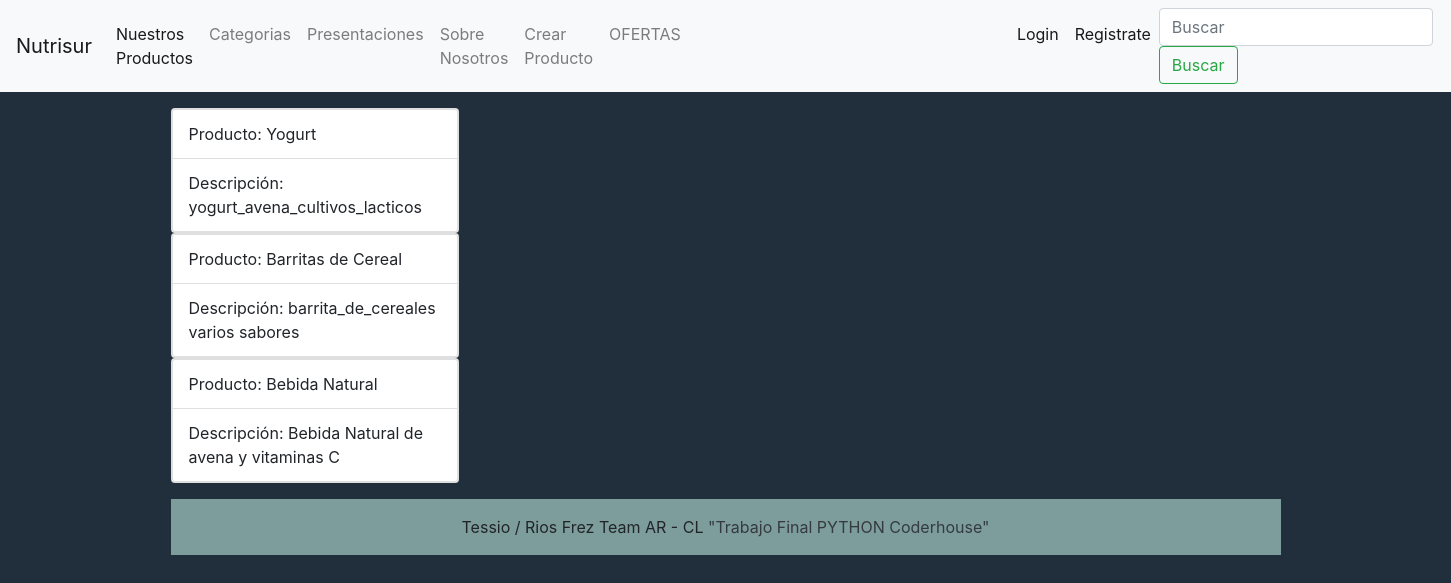
The app's page /Category/, older data.
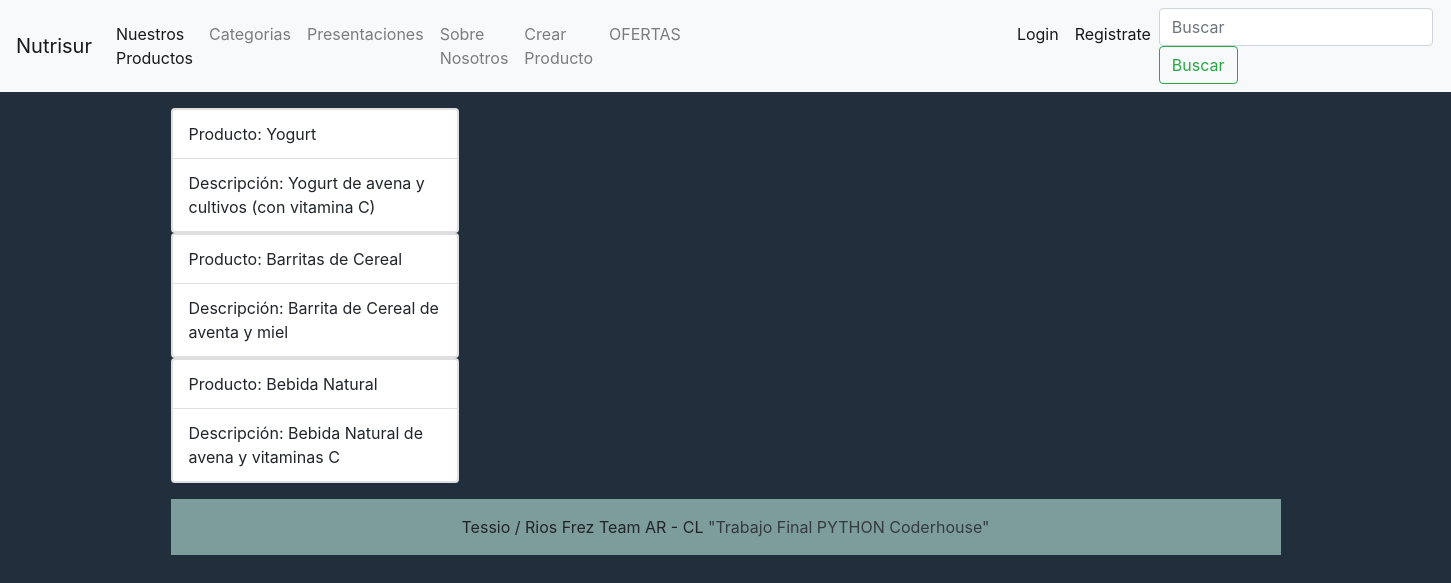
The same page, newer data.
### nutrisur/models.py (models this page shows)
class Category(models.Model):
    categoria = models.CharField(max_length=50,null=True,blank=True)
    description = models.CharField(max_length=150,null=True,blank=True)
    activo = models.BooleanField(default=True)

### nutrisur/views.py (the view)
# urls.py: path('Category/',categories, name = 'Category'),
def categories(request):
    consulta = Category.objects.all()
    context = {'Category': consulta}
    return render(request, "category.html", context=context)

### templates/category.html (shortened to what this page needs)
{% extends 'base.html' %}
{% block contenido_que_cambia %}
<p>
{% for i in Category %}
<div class="card" style="width: 18rem;">
    <ul class="list-group list-group-light">
      <li class="list-group-item px-3">Producto: {{i.categoria}}</li>
      <li class="list-group-item px-3">Descripción: {{i.description}} </li>
    </ul>
  </div>
{% endfor %}
<p>
{% endblock %}

Row changes from the older to the newer data that the page shows:
changed Category "Yogurt": description "yogurt_avena_cultivos_lacticos" → "Yogurt de avena y cultivos (con vitamina C)"
changed Category "Barritas de Cereal": description "barrita_de_cereales varios sabores" → "Barrita de Cereal de aventa y miel"
